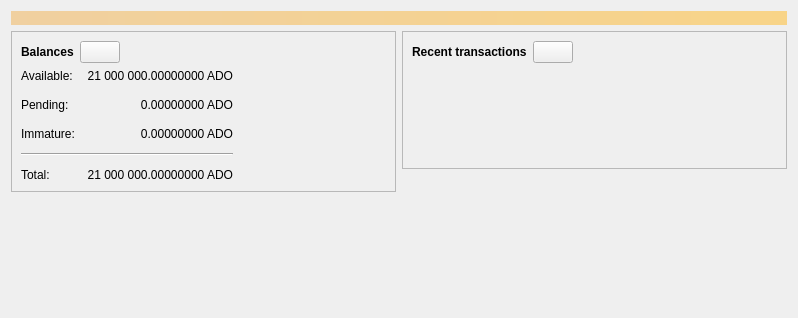
<?xml version="1.0" encoding="UTF-8"?>
<ui version="4.0">
 <class>OverviewPage</class>
 <widget class="QWidget" name="OverviewPage">
  <property name="geometry">
   <rect>
    <x>0</x>
    <y>0</y>
    <width>798</width>
    <height>318</height>
   </rect>
  </property>
  <property name="windowTitle">
   <string>Form</string>
  </property>
  <layout class="QVBoxLayout" name="topLayout">
   <item>
    <widget class="QLabel" name="labelAlerts">
     <property name="visible">
      <bool>false</bool>
     </property>
     <property name="styleSheet">
      <string notr="true">QLabel { background-color: qlineargradient(x1: 0, y1: 0, x2: 1, y2: 0, stop:0 #F0D0A0, stop:1 #F8D488); color:#000000; }</string>
     </property>
     <property name="wordWrap">
      <bool>true</bool>
     </property>
     <property name="margin">
      <number>3</number>
     </property>
     <property name="textInteractionFlags">
      <set>Qt::TextSelectableByMouse</set>
     </property>
    </widget>
   </item>
   <item>
    <layout class="QHBoxLayout" name="horizontalLayout" stretch="1,1">
     <item>
      <layout class="QVBoxLayout" name="verticalLayout_2">
       <item>
        <widget class="QFrame" name="frame">
         <property name="frameShape">
          <enum>QFrame::StyledPanel</enum>
         </property>
         <property name="frameShadow">
          <enum>QFrame::Raised</enum>
         </property>
         <layout class="QVBoxLayout" name="verticalLayout_4">
          <item>
           <layout class="QHBoxLayout" name="horizontalLayout_4">
            <item>
             <widget class="QLabel" name="label_5">
              <property name="font">
               <font>
                <weight>75</weight>
                <bold>true</bold>
               </font>
              </property>
              <property name="text">
               <string>Balances</string>
              </property>
             </widget>
            </item>
            <item>
             <widget class="QPushButton" name="labelWalletStatus">
              <property name="enabled">
               <bool>true</bool>
              </property>
              <property name="maximumSize">
               <size>
                <width>45</width>
                <height>16777215</height>
               </size>
              </property>
              <property name="toolTip">
               <string>The displayed information may be out of date. Your wallet automatically synchronizes with the Adonai network after a connection is established, but this process has not completed yet.</string>
              </property>
              <property name="text">
               <string/>
              </property>
              <property name="icon">
               <iconset resource="../adonai.qrc">
                <normaloff>:/icons/warning</normaloff>
                <disabledoff>:/icons/warning</disabledoff>:/icons/warning</iconset>
              </property>
              <property name="iconSize">
               <size>
                <width>24</width>
                <height>24</height>
               </size>
              </property>
             </widget>
            </item>
            <item>
             <spacer name="horizontalSpacer_3">
              <property name="orientation">
               <enum>Qt::Horizontal</enum>
              </property>
              <property name="sizeHint" stdset="0">
               <size>
                <width>40</width>
                <height>20</height>
               </size>
              </property>
             </spacer>
            </item>
           </layout>
          </item>
          <item>
           <layout class="QGridLayout" name="gridLayout">
            <property name="spacing">
             <number>12</number>
            </property>
            <item row="1" column="1">
             <widget class="QLabel" name="labelUnconfirmed">
              <property name="cursor">
               <cursorShape>IBeamCursor</cursorShape>
              </property>
              <property name="toolTip">
               <string>Total of transactions that have yet to be confirmed, and do not yet count toward the spendable balance</string>
              </property>
              <property name="text">
               <string notr="true">0.00000000 ADO</string>
              </property>
              <property name="alignment">
               <set>Qt::AlignRight|Qt::AlignTrailing|Qt::AlignVCenter</set>
              </property>
              <property name="textInteractionFlags">
               <set>Qt::LinksAccessibleByMouse|Qt::TextSelectableByKeyboard|Qt::TextSelectableByMouse</set>
              </property>
             </widget>
            </item>
            <item row="3" column="0" colspan="2">
             <widget class="Line" name="line">
              <property name="orientation">
               <enum>Qt::Horizontal</enum>
              </property>
             </widget>
            </item>
            <item row="4" column="0">
             <widget class="QLabel" name="labelTotalText">
              <property name="text">
               <string>Total:</string>
              </property>
             </widget>
            </item>
            <item row="2" column="1">
             <widget class="QLabel" name="labelImmature">
              <property name="cursor">
               <cursorShape>IBeamCursor</cursorShape>
              </property>
              <property name="toolTip">
               <string>Mined balance that has not yet matured</string>
              </property>
              <property name="text">
               <string notr="true">0.00000000 ADO</string>
              </property>
              <property name="alignment">
               <set>Qt::AlignRight|Qt::AlignTrailing|Qt::AlignVCenter</set>
              </property>
              <property name="textInteractionFlags">
               <set>Qt::LinksAccessibleByMouse|Qt::TextSelectableByKeyboard|Qt::TextSelectableByMouse</set>
              </property>
             </widget>
            </item>
            <item row="1" column="2">
             <spacer name="horizontalSpacer_2">
              <property name="orientation">
               <enum>Qt::Horizontal</enum>
              </property>
              <property name="sizeHint" stdset="0">
               <size>
                <width>40</width>
                <height>20</height>
               </size>
              </property>
             </spacer>
            </item>
            <item row="2" column="0">
             <widget class="QLabel" name="labelImmatureText">
              <property name="text">
               <string>Immature:</string>
              </property>
             </widget>
            </item>
            <item row="4" column="1">
             <widget class="QLabel" name="labelTotal">
              <property name="cursor">
               <cursorShape>IBeamCursor</cursorShape>
              </property>
              <property name="toolTip">
               <string>Your current total balance</string>
              </property>
              <property name="text">
               <string notr="true">21 000 000.00000000 ADO</string>
              </property>
              <property name="alignment">
               <set>Qt::AlignRight|Qt::AlignTrailing|Qt::AlignVCenter</set>
              </property>
              <property name="textInteractionFlags">
               <set>Qt::LinksAccessibleByMouse|Qt::TextSelectableByKeyboard|Qt::TextSelectableByMouse</set>
              </property>
             </widget>
            </item>
            <item row="0" column="0">
             <widget class="QLabel" name="labelBalanceText">
              <property name="text">
               <string>Available:</string>
              </property>
             </widget>
            </item>
            <item row="0" column="1">
             <widget class="QLabel" name="labelBalance">
              <property name="cursor">
               <cursorShape>IBeamCursor</cursorShape>
              </property>
              <property name="toolTip">
               <string>Your current spendable balance</string>
              </property>
              <property name="text">
               <string notr="true">21 000 000.00000000 ADO</string>
              </property>
              <property name="alignment">
               <set>Qt::AlignRight|Qt::AlignTrailing|Qt::AlignVCenter</set>
              </property>
              <property name="textInteractionFlags">
               <set>Qt::LinksAccessibleByMouse|Qt::TextSelectableByKeyboard|Qt::TextSelectableByMouse</set>
              </property>
             </widget>
            </item>
            <item row="1" column="0">
             <widget class="QLabel" name="labelPendingText">
              <property name="text">
               <string>Pending:</string>
              </property>
             </widget>
            </item>
           </layout>
          </item>
         </layout>
        </widget>
       </item>
       <item>
        <spacer name="verticalSpacer">
         <property name="orientation">
          <enum>Qt::Vertical</enum>
         </property>
         <property name="sizeHint" stdset="0">
          <size>
           <width>20</width>
           <height>40</height>
          </size>
         </property>
        </spacer>
       </item>
      </layout>
     </item>
     <item>
      <layout class="QVBoxLayout" name="verticalLayout_3">
       <item>
        <widget class="QFrame" name="frame_2">
         <property name="frameShape">
          <enum>QFrame::StyledPanel</enum>
         </property>
         <property name="frameShadow">
          <enum>QFrame::Raised</enum>
         </property>
         <layout class="QVBoxLayout" name="verticalLayout">
          <item>
           <layout class="QHBoxLayout" name="horizontalLayout_2">
            <item>
             <widget class="QLabel" name="label_4">
              <property name="font">
               <font>
                <weight>75</weight>
                <bold>true</bold>
               </font>
              </property>
              <property name="text">
               <string>Recent transactions</string>
              </property>
             </widget>
            </item>
            <item>
             <widget class="QPushButton" name="labelTransactionsStatus">
              <property name="enabled">
               <bool>true</bool>
              </property>
              <property name="maximumSize">
               <size>
                <width>45</width>
                <height>16777215</height>
               </size>
              </property>
              <property name="toolTip">
               <string>The displayed information may be out of date. Your wallet automatically synchronizes with the Adonai network after a connection is established, but this process has not completed yet.</string>
              </property>
              <property name="text">
               <string/>
              </property>
              <property name="icon">
               <iconset resource="../adonai.qrc">
                <normaloff>:/icons/warning</normaloff>
                <disabledoff>:/icons/warning</disabledoff>:/icons/warning</iconset>
              </property>
              <property name="iconSize">
               <size>
                <width>24</width>
                <height>24</height>
               </size>
              </property>
             </widget>
            </item>
            <item>
             <spacer name="horizontalSpacer">
              <property name="orientation">
               <enum>Qt::Horizontal</enum>
              </property>
              <property name="sizeHint" stdset="0">
               <size>
                <width>40</width>
                <height>20</height>
               </size>
              </property>
             </spacer>
            </item>
           </layout>
          </item>
          <item>
           <widget class="TransactionOverviewWidget" name="listTransactions">
            <property name="styleSheet">
             <string notr="true">QListView { background: transparent; }</string>
            </property>
            <property name="frameShape">
             <enum>QFrame::NoFrame</enum>
            </property>
            <property name="verticalScrollBarPolicy">
             <enum>Qt::ScrollBarAlwaysOff</enum>
            </property>
            <property name="horizontalScrollBarPolicy">
             <enum>Qt::ScrollBarAlwaysOff</enum>
            </property>
            <property name="sizeAdjustPolicy">
             <enum>QAbstractScrollArea::AdjustToContents</enum>
            </property>
            <property name="selectionMode">
             <enum>QAbstractItemView::NoSelection</enum>
            </property>
            <property name="uniformItemSizes">
             <bool>true</bool>
            </property>
           </widget>
          </item>
         </layout>
        </widget>
       </item>
       <item>
        <spacer name="verticalSpacer_2">
         <property name="orientation">
          <enum>Qt::Vertical</enum>
         </property>
         <property name="sizeHint" stdset="0">
          <size>
           <width>20</width>
           <height>40</height>
          </size>
         </property>
        </spacer>
       </item>
      </layout>
     </item>
    </layout>
   </item>
  </layout>
 </widget>
 <customwidgets>
  <customwidget>
   <class>TransactionOverviewWidget</class>
   <extends>QListView</extends>
   <header>qt/transactionoverviewwidget.h</header>
  </customwidget>
 </customwidgets>
 <resources/>
 <connections/>
</ui>
